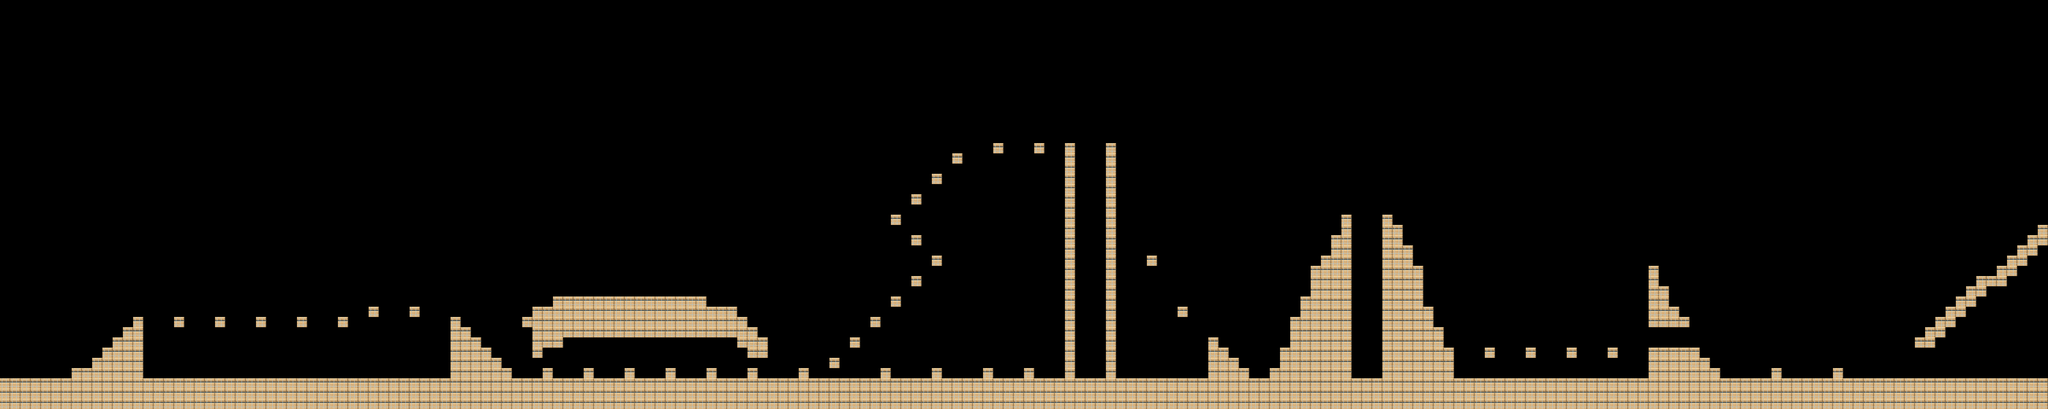

A level layout from a 2D game, rendered from its tile map. Below: a short description, then the map file with tile-grid data replaced by summaries:
An orthogonal 200x40 tile map with 32x32 px tiles, 1 tile layer (Слой тайлов 1) and 81 objects (64x Shipi, 16x Enemy, Player).

<map version="1.10" tiledversion="1.11.2" orientation="orthogonal" renderorder="right-down" width="200" height="40" tilewidth="32" tileheight="32" infinite="0" nextlayerid="5" nextobjectid="88">
 <tileset firstgid="1" source="tiles2.thumb.png.65dffda5d728405d4cf56e14a9d31e18.tsx" />
 <layer id="1" name="Слой тайлов 1" width="200" height="40">
  <data>[8000 cells, 1022 non-empty, 1 distinct tile ids]</data>
 </layer>
 <objectgroup id="4" name="Enemy">
  <object id="32" name="Enemy" x="1647.33" y="1168" />
  <object id="33" name="Enemy" x="1775.33" y="1169.33" />
  <object id="34" name="Enemy" x="1902.33" y="1167.67" />
  <object id="35" name="Enemy" x="2030.67" y="1167.67" />
  <object id="36" name="Enemy" x="2158.67" y="1168.67" />
  <object id="38" name="Enemy" x="2286.33" y="1168.67" />
  <object id="39" name="Enemy" x="2444" y="1169" />
  <object id="40" name="Enemy" x="2705" y="1170" />
  <object id="41" name="Enemy" x="2864" y="1168" />
  <object id="42" name="Enemy" x="3024" y="1168" />
  <object id="43" name="Enemy" x="3152" y="1169" />
  <object id="44" name="Enemy" x="3280" y="1168" />
  <object id="84" name="Enemy" x="5582.33" y="1168.33" />
  <object id="85" name="Enemy" x="5711.33" y="1168" />
  <object id="86" name="Enemy" x="5391" y="1168.67" />
  <object id="87" name="Enemy" x="5517.67" y="1168" />
 </objectgroup>
 <objectgroup id="3" name="Shipi">
  <object id="2" name="Shipi" x="463.5" y="1167.75" />
  <object id="3" name="Shipi" x="495" y="1168.75" />
  <object id="4" name="Shipi" x="527.25" y="1167.5" />
  <object id="5" name="Shipi" x="561.5" y="1167.75" />
  <object id="6" name="Shipi" x="590.5" y="1167.25" />
  <object id="7" name="Shipi" x="624.5" y="1168.25" />
  <object id="8" name="Shipi" x="654.5" y="1168.25" />
  <object id="9" name="Shipi" x="688" y="1168.5" />
  <object id="10" name="Shipi" x="719.75" y="1169" />
  <object id="11" name="Shipi" x="751.75" y="1168.25" />
  <object id="12" name="Shipi" x="785" y="1169.5" />
  <object id="13" name="Shipi" x="814.75" y="1170" />
  <object id="14" name="Shipi" x="848" y="1169.5" />
  <object id="15" name="Shipi" x="880.5" y="1169.5" />
  <object id="16" name="Shipi" x="911" y="1168" />
  <object id="17" name="Shipi" x="943" y="1168.25" />
  <object id="18" name="Shipi" x="975.5" y="1169" />
  <object id="19" name="Shipi" x="1008" y="1169.25" />
  <object id="20" name="Shipi" x="1041" y="1170.5" />
  <object id="21" name="Shipi" x="1071.75" y="1169.25" />
  <object id="22" name="Shipi" x="1103.75" y="1168.75" />
  <object id="23" name="Shipi" x="1134.75" y="1168.75" />
  <object id="24" name="Shipi" x="1169.5" y="1169.25" />
  <object id="25" name="Shipi" x="1198.25" y="1169" />
  <object id="26" name="Shipi" x="1231.75" y="1169.25" />
  <object id="27" name="Shipi" x="1265.5" y="1169" />
  <object id="28" name="Shipi" x="1294.75" y="1169.75" />
  <object id="29" name="Shipi" x="1328.75" y="1170" />
  <object id="30" name="Shipi" x="1361.75" y="1169.75" />
  <object id="31" name="Shipi" x="1389.75" y="1168.25" />
  <object id="46" name="Shipi" x="3375.09" y="1168.73" />
  <object id="47" name="Shipi" x="3407.64" y="1169.09" />
  <object id="48" name="Shipi" x="3441.09" y="1170" />
  <object id="49" name="Shipi" x="3503.33" y="1168.67" />
  <object id="50" name="Shipi" x="3536" y="1168.67" />
  <object id="51" name="Shipi" x="3568.33" y="1169.67" />
  <object id="52" name="Shipi" x="3600" y="1169.33" />
  <object id="53" name="Shipi" x="3631.67" y="1169.67" />
  <object id="54" name="Shipi" x="3664" y="1169.67" />
  <object id="56" name="Shipi" x="3695.67" y="1168.33" />
  <object id="57" name="Shipi" x="3728" y="1169.33" />
  <object id="58" name="Shipi" x="3758" y="1170" />
  <object id="59" name="Shipi" x="4238.75" y="1168.5" />
  <object id="60" name="Shipi" x="4270.25" y="1167.75" />
  <object id="61" name="Shipi" x="4306.25" y="1167.5" />
  <object id="62" name="Shipi" x="4558.5" y="1169" />
  <object id="63" name="Shipi" x="4591.5" y="1169" />
  <object id="64" name="Shipi" x="4624" y="1169.5" />
  <object id="65" name="Shipi" x="4655.5" y="1170" />
  <object id="66" name="Shipi" x="4686.5" y="1168" />
  <object id="67" name="Shipi" x="4719.5" y="1169.5" />
  <object id="68" name="Shipi" x="4752" y="1169" />
  <object id="69" name="Shipi" x="4784" y="1169" />
  <object id="71" name="Shipi" x="4815.5" y="1168.5" />
  <object id="72" name="Shipi" x="4847" y="1169.5" />
  <object id="73" name="Shipi" x="4879.5" y="1169" />
  <object id="74" name="Shipi" x="4911" y="1169" />
  <object id="75" name="Shipi" x="4943.5" y="1168" />
  <object id="77" name="Shipi" x="4974.5" y="1169" />
  <object id="78" name="Shipi" x="5007.5" y="1169" />
  <object id="79" name="Shipi" x="5040.5" y="1169" />
  <object id="80" name="Shipi" x="5071.5" y="1169.5" />
  <object id="81" name="Shipi" x="5103.5" y="1168.5" />
  <object id="82" name="Shipi" x="5135.5" y="1168.5" />
 </objectgroup>
 <objectgroup id="2" name="Player">
  <object id="1" name="Player" x="110" y="1168" />
 </objectgroup>
</map>
